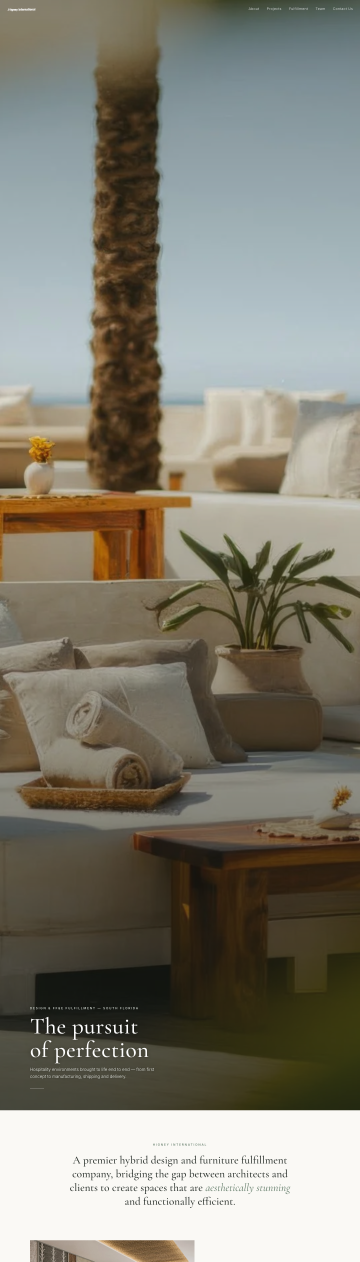
#> input picture home-desktop.png, 1440 x 5047 px, given in place of 1b547ff0-dfbd-4839-aeb1-0b9e280ec04b.jpeg, which was not available (shown at 1/4 size)
$ python process.py
#> lines starting #> are read from the running program, lines starting #| are printed output that depends on the picture; after the words box and inside, x2 and y2 are one past the last pixel; in counts of white or black regions, pixels touching at a corner belong together; pictures that were not available may be replaced by others from this repository, and a replacement may not be noted
#!/usr/bin/env python3
"""Whiten bg -> trim -> center-pad each product shot onto a uniform white square tile."""
import os
import subprocess
import tempfile
from PIL import Image, ImageChops

SRC = "/Users/peterhigney/Library/CloudStorage/GoogleDrive-peter@higneyintl.com/Shared drives/1.0 MARKETING/Website/Product Realized white back drop"
OUT = "/Users/peterhigney/higney-website/assets/product-realized"
CANVAS = 1200          # square tile edge
OCCUPANCY = 0.82       # product's longest side as fraction of canvas
THRESH = 22            # diff-from-white threshold for content bbox

SELECT = {
    "1b547ff0-dfbd-4839-aeb1-0b9e280ec04b.jpeg": "sculpted-wood-side-table.jpg",
    "1cd86c41-760e-4e18-a6b6-9f1e517514a7.jpeg": "teak-high-chair.jpg",
    "402f6a45-4a26-4174-928f-289be4606ae8.jpeg": "teak-barrel-chair.jpg",
    "4d07f6ea-bd1a-41c0-9c48-214ab7d5ee82.jpeg": "woven-lounge-chair-grey.jpg",
    "4f78decf-4bd7-4dca-9bb0-b1917d5301d7.jpeg": "cane-dining-chair.jpg",
    "6c751398-1563-4c00-a4ed-dbf1b52f3a3d.jpeg": "wicker-club-chair.jpg",
    "IMG_0176.jpeg": "teak-pedestal-table.jpg",
    "abc0c2ca-24f0-4bd0-b7b1-04d31cd13ed5.jpeg": "travertine-coffee-table.jpg",
    "e718c01e-ab72-4377-b2b1-fc85f99b7c81.jpeg": "leather-seat-dining-chair.jpg",
    "DSCF5400.jpg": "woven-lounge-chair-ivory.jpg",
    "Juni-09781 (1).jpg": "sun-lounger-grey.jpg",
    "Juni-1110489.jpg": "live-edge-stool.jpg",
    "Juni-5670.jpg": "pedestal-stool.jpg",
    "SUN LOUNGER-2-2.jpg": "sun-lounger-white.jpg",
    # wave 2 (2026-07-22): new drops from the Drive folder
    "11be0675-4f59-44f0-89f9-35ba89a110ef.jpeg": "kidney-coffee-table.jpg",
    "2814a2e2-9b9d-4efa-8aca-7c45808b1842.jpg": "boucle-chaise.jpg",
    "68c6bcd6-f4c7-4fbe-affa-153097ebcf20.jpeg": "walnut-frame-sofa.jpg",
    "80e9f0eb-cdc7-4895-ba13-5646d09c25eb.jpeg": "teak-dining-table.jpg",
    "becbe6a4-2f30-43a8-8ebd-bf874e3bba7b.jpg": "round-ottoman.jpg",
    "cad25922-3087-4d44-93cf-3c107e14471f.jpg": "upholstered-pouf.jpg",
    "d36f6e7c-88fe-493e-9a61-b918adf3a901.jpeg": "cane-armchair.jpg",
    "e0a653f0-5075-413b-8276-97fb51ede79f.jpg": "oak-side-table.jpg",
    "ffaf1a3f-3742-4b45-acdb-c81f80771498.jpeg": "walnut-frame-armchair.jpg",
}

# shots against the dark grey plaster studio wall — levels-stretch can't whiten those
# without blowing out the products, so cut the subject onto white first
# (macOS 14 Vision subject lift, see lift.swift)
LIFT = {
    "2814a2e2-9b9d-4efa-8aca-7c45808b1842.jpg",
    "becbe6a4-2f30-43a8-8ebd-bf874e3bba7b.jpg",
    "cad25922-3087-4d44-93cf-3c107e14471f.jpg",
    "e0a653f0-5075-413b-8276-97fb51ede79f.jpg",
}

def corner_bg(img):
    """Median bright-pixel color across the four corner patches."""
    w, h = img.size
    p = max(8, min(w, h) // 20)
    samples = []
    for box in [(0, 0, p, p), (w - p, 0, w, p), (0, h - p, p, h), (w - p, h - p, w, h)]:
        px = list(img.crop(box).getdata())
        samples += [c for c in px if min(c) > 200]
    if not samples:
        return (250, 250, 250)
    samples.sort()
    return samples[len(samples) // 2]

def process(src_path, out_path):
    img = Image.open(src_path).convert("RGB")
#> img is the input picture: PIL image 1440x5047 RGB; mean R, G, B 128.9, 125.6, 113.2
    # shrink giant camera files first so bbox math is fast and output is web-sized
    if max(img.size) > 2400:
        img.thumbnail((2400, 2400), Image.LANCZOS)
#> img: PIL image 685x2400 RGB
    bg = corner_bg(img)
#> after the loop in corner_bg, `for box in [(0, 0, p, p), (w - p, 0, w, p), (0, h - p, p, h), (w - p, ..`: samples = 2347 items, first 6: (216, 213, 209), (218, 216, 211), (221, 219, 214), (232, 231, 228), (221, 219, 215), (233, 231, 228)
#> bg = (250, 249, 245)
    # levels stretch: push the background to pure white, gain capped to avoid blowout
    gains = [min(255.0 / max(c, 1), 1.4) for c in bg]
#> gains = [1.02, 1.02, 1.04]
    lut = []
    for g in gains:
        lut += [min(255, round(i * g)) for i in range(256)]
#> this loop made 3 passes
#> g on passes 1 to 3: 1.02, 1.02, 1.04
#> after the loop, lut = 768 values, max 255 at index 250, min 0 at index 0, mean 131
    img = img.point(lut)
    diff = ImageChops.difference(img, Image.new("RGB", img.size, (255, 255, 255)))
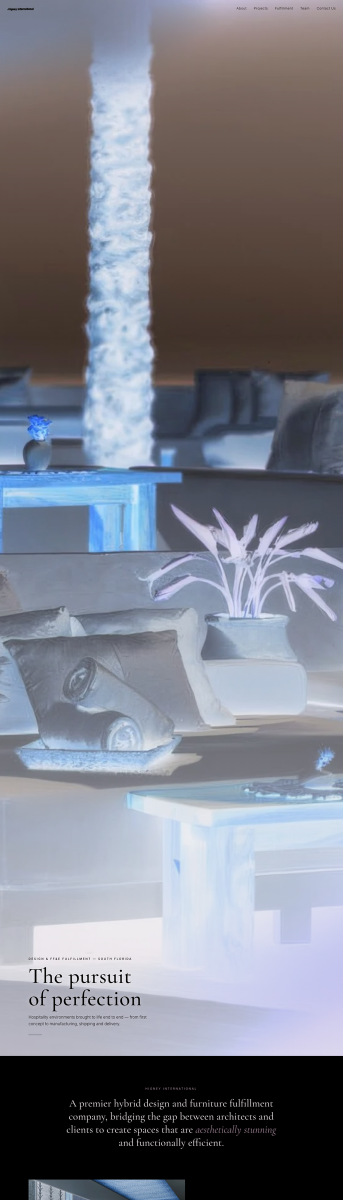
#> diff: PIL image 685x2400 RGB (shown at 1/2 size); mean R, G, B 123.6, 126.4, 137.2
    mask = diff.convert("L").point(lambda p: 255 if p > THRESH else 0)
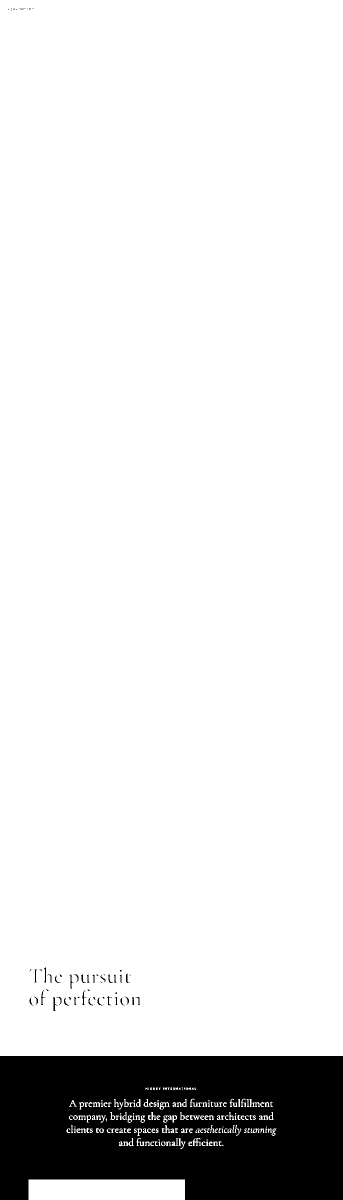
#> mask: PIL image 685x2400 L (shown at 1/2 size); 89.1% white; 125 black regions (79 under 20 px), largest, box (x1, y1, x2, y2) and area: (0, 2112, 685, 2400) 176517, (106, 1994, 115, 2022) 90, (164, 1980, 173, 2010) 72
    bbox = mask.getbbox()
#> bbox = (0, 0, 685, 2400)
    if bbox is None:
        bbox = (0, 0, img.size[0], img.size[1])
    # small breathing margin around the content
    m = round(0.015 * max(img.size))
#> m = 36
    bbox = (max(0, bbox[0] - m), max(0, bbox[1] - m),
            min(img.size[0], bbox[2] + m), min(img.size[1], bbox[3] + m))
    img = img.crop(bbox)
    target = round(CANVAS * OCCUPANCY)
    scale = target / max(img.size)
#> scale = 0.41
    img = img.resize((max(1, round(img.size[0] * scale)),
                      max(1, round(img.size[1] * scale))), Image.LANCZOS)
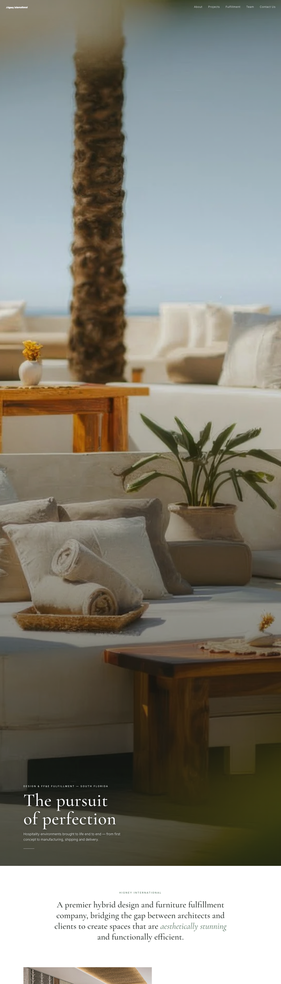
#> img: PIL image 281x984 RGB; mean R, G, B 131.4, 128.6, 117.8
    tile = Image.new("RGB", (CANVAS, CANVAS), (255, 255, 255))
#> tile: PIL image 1200x1200 RGB; every value is 255
    tile.paste(img, ((CANVAS - img.size[0]) // 2, (CANVAS - img.size[1]) // 2))
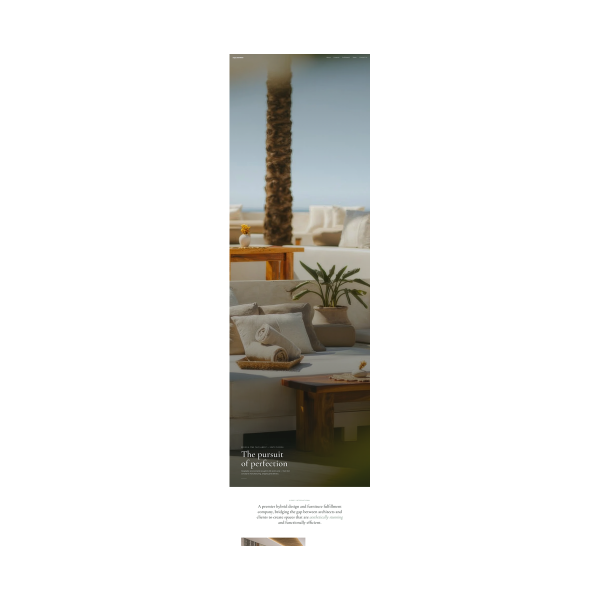
#> tile: PIL image 1200x1200 RGB (shown at 1/2 size); mean R, G, B 231.3, 230.7, 228.6
    tile.save(out_path, "JPEG", quality=86, optimize=True)

os.makedirs(OUT, exist_ok=True)
for src, dst in SELECT.items():
    sp = os.path.join(SRC, src)
    if src in LIFT:
        lifted = os.path.join(tempfile.gettempdir(), "lifted-" + src + ".jpg")
        subprocess.run(["swift", os.path.join(os.path.dirname(os.path.abspath(__file__)),
                        "lift.swift"), sp, lifted], check=True)
        sp = lifted
    process(sp, os.path.join(OUT, dst))
    print("tile:", dst)
#> pass 2 of the loop `for src, dst in SELECT.items():`:
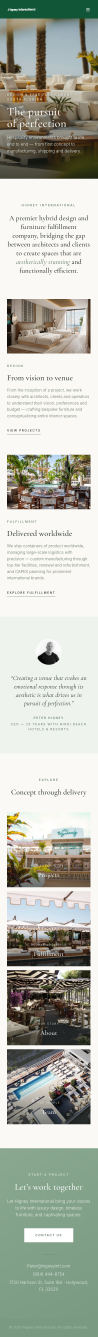
#> input picture home-mobile.png, 390 x 5346 px, given in place of 1cd86c41-760e-4e18-a6b6-9f1e517514a7.jpeg, which was not available (shown at 1/4 size)
#> in process, img is the input picture: PIL image 390x5346 RGB; mean R, G, B 181.6, 184.9, 174.6
#> bg = (250, 250, 250)
#> gains = [1.02, 1.02, 1.02]
#> the loop in process (call 2), `for g in gains:` made 3 passes
#> after the loop in process (call 2), `for g in gains:`: lut = 768 values, max 255 at index 250, min 0 at index 0, mean 130
#> diff: PIL image 175x2400 RGB
#> in process (call 2), `mask = diff.convert("L").point(lambda p: 255 if p > THRESH else 0)`:
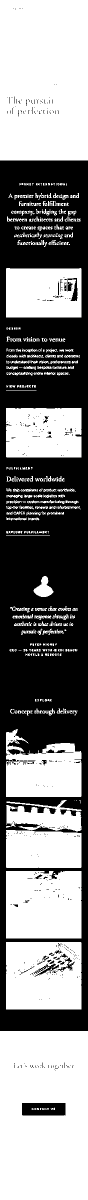
#> mask: PIL image 175x2400 L (shown at 1/2 size); 53.8% white; 577 black regions (545 under 20 px), largest, box (x1, y1, x2, y2) and area: (0, 321, 175, 2062) 188042, (44, 2206, 131, 2231) 2068, (135, 556, 155, 602) 490
#> bbox = (0, 0, 175, 2400)
#> in process (call 2), `tile.paste(img, ((CANVAS - img.size[0]) // 2, (CANVAS - img.size[1]) /..`:
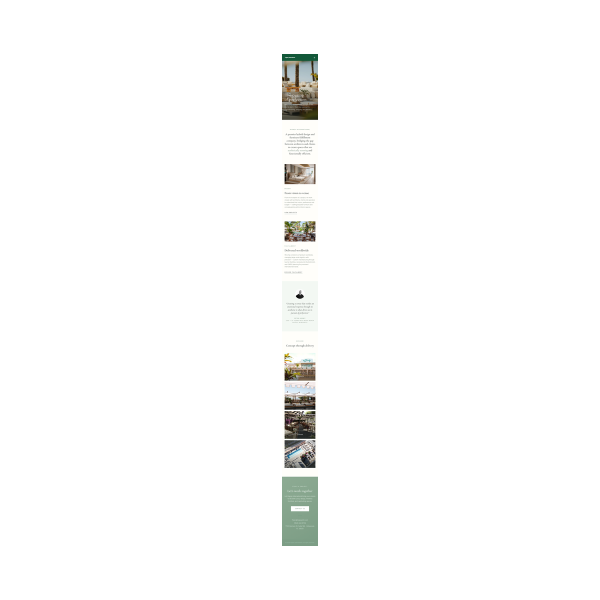
#> tile: PIL image 1200x1200 RGB (shown at 1/2 size); mean R, G, B 251.5, 251.7, 251.2
#> (the run stopped early here; a loop or call above may not have finished)
